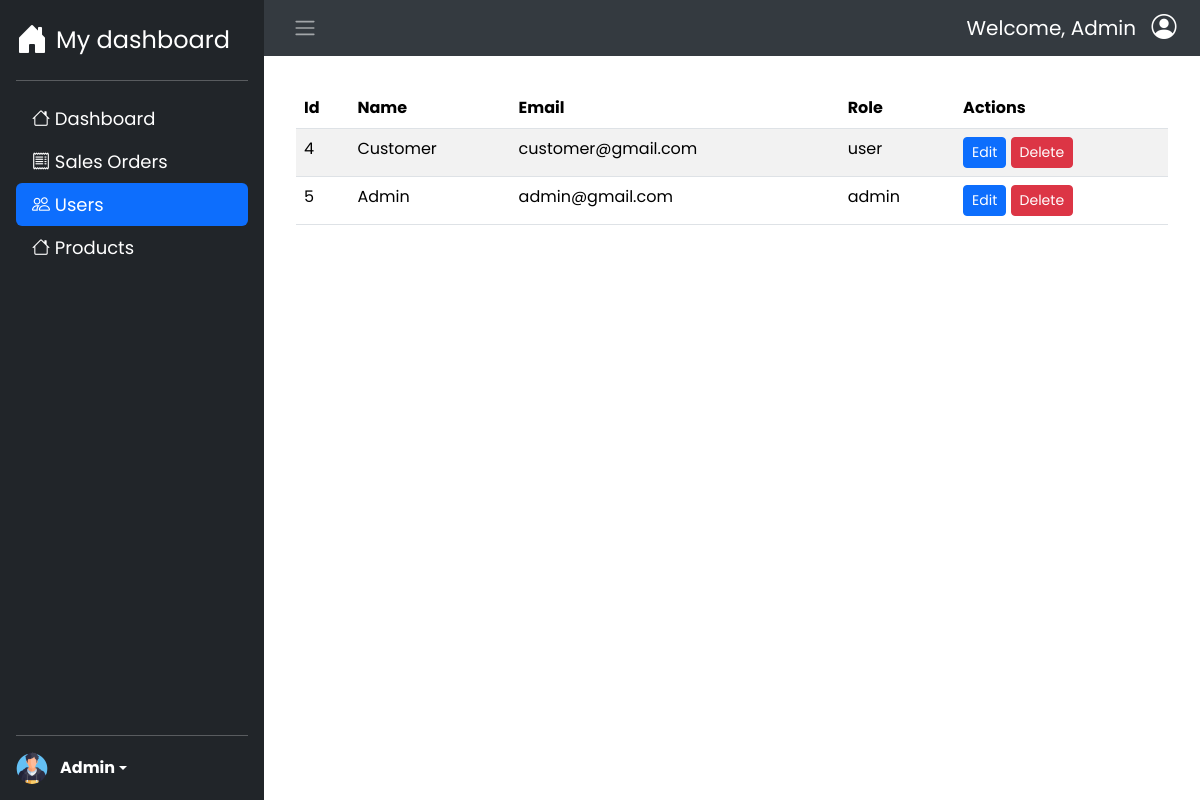
/pages/admin_page/users.php (signed in), run on the app's committed database.
### tables this page shows
CREATE TABLE `users` (
  `id` int(10) UNSIGNED NOT NULL,
  `name` varchar(255) NOT NULL,
  `email` varchar(255) NOT NULL,
  `password` varchar(255) NOT NULL,
  `role` enum('user','admin') NOT NULL
);

### pages/admin_page/users.php (the view, shortened to what this page needs)
<!DOCTYPE html>
<html lang="en">
<head>
    <link href="https://cdn.jsdelivr.net/npm/bootstrap@5.3.5/dist/css/bootstrap.min.css" rel="stylesheet">
    <link rel="stylesheet" href="https://cdn.jsdelivr.net/npm/bootstrap-icons@1.11.3/font/bootstrap-icons.min.css">
    <link rel="stylesheet" href="https://cdn.datatables.net/2.3.0/css/dataTables.bootstrap5.css">
    <link rel="stylesheet" href="../../assets/css/style.css">
</head>
<body>
    <div class="d-flex">
        <div class="sidebar d-flex flex-column flex-shrink p-3 text-white bg-dark">
            <div id="brand">
                <a href="dashboard.php" class="d-flex align-items-center mb-3 mb-md-0 me-md-auto text-white text-decoration-none">
                <i class="bi bi-house-door-fill fs-2 me-2"></i>
                <span class="fs-4">My dashboard</span>
                </a>
            </div>
            <hr>
            <ul class="nav nav-pills flex-column mb-auto" id="sidebar-nav">
                <li class="nav-item">
                    <a href="dashboard.php" class="nav-link">
                        <i class="bi bi-house"></i>
                        Dashboard
                    </a>
                </li>
                <li class="nav-item">
                    <a href="sales-orders.php" class="nav-link">
                        <i class="bi bi-receipt"></i>
                        Sales Orders
                    </a>
                </li>
                <li class="nav-item">
                    <a href="users.php" class="nav-link active">
                        <i class="bi bi-people"></i>
                        Users
                    </a>
                </li>
                <li class="nav-item">
                    <a href="products.php" class="nav-link">
                        <i class="bi bi-house"></i>
                        Products
                    </a>
                </li>
            </ul>
            <hr>
            <div class="dropdown d-flex flex-col">
                <img src="../../assets/img/default-profile-pic.png" alt="" width="32" height="32" class="rounded-circle me-2">
                <div class="p-1">
                    <a href="#" class="d-flex align-items-center text-white text-decoration-none dropdown-toggle rounded" id="dropdownUser1" data-bs-toggle="dropdown" aria-expanded="false">
                        <strong><?= $_SESSION['name']; ?></strong>
                    </a>
                </div>
            </div>
        </div>
        <div class="main-content">
            <nav class="navbar navbar-dark navbar-expand px-3" style="background-color: #343a40;">
                <button class="btn" id="sidebar-toggle" type="button">
                    <span class="navbar-toggler-icon"></span>
                </button>
                <div class="navbar-items d-flex ms-auto align-items-center">
                    <p id="welcome" class="me-2">Welcome, <?= $_SESSION['name'] ?></p>
                    <a id="navbar-profile" class="d-flex align-items-center justify-content-center" href="profile.php">
                        <i class="bi bi-person-circle text-white"></i>
                    </a>
                </div>
            </nav>
            <div class="content container-fluid p-3">
                <div class="p-3">
                    <table id="usersTable" class="table table-striped">
                        <thead>
                            <tr>
                                <th>Id</th>
                                <th>Name</th>
                                <th>Email</th>
                                <th>Role</th>
                                <th>Actions</th>
                            </tr>
                        </thead>
                        <tbody>
                        <?php
                            include('../../config/connectdb.php');
                            $sql = "SELECT * FROM users";
                            $result = $conn->query($sql);
                            if ($result->num_rows > 0) {
                                while ($row = $result->fetch_assoc()) {
                                    echo "  <tr>
                                                <td>" . htmlspecialchars($row['id']) . "</td>
                                                <td>" . htmlspecialchars($row['name']) . "</td>
                                                <td>" . htmlspecialchars($row['email']) . "</td>
                                                <td>" . htmlspecialchars($row['role']) . "</td>
                                                <td>
                                                    <a href='#'
                                                    class='btn btn-sm btn-primary edit-btn'
                                                    data-id='" . $row['id'] . "'
                                                    data-bs-toggle='modal'
                                                    data-bs-target='#editModal'>
                                                    Edit
                                                    </a>
                                                    <button
                                                        class='btn btn-sm btn-danger delete-btn'
                                                        data-id=" . $row['id'] . ">
                                                        Delete
                                                    </button>
                                                </td>
                                            </tr>";
                                }
                            }
                            else {
                                echo "<div class='alert alert-warning'>No data found.</div>";
                            }
                        ?>
                        </tbody>
                    </table>
                </div>
            </div>
        </div>
    </div>
</body>
</html>

### assets/css/style.css (style rules this page uses)
* { margin: 0; padding: 0; box-sizing: border-box; }
body { font-family: 'Poppins', sans-serif; min-height: 100vh; }
#sidebar-nav .nav-link { color: white !important; }
.sidebar { position: fixed; max-width: 264px; min-width: 264px; min-height: 100vh; background-color: #05004a; transition: all 0.35s ease-in-out; }
.nav-link { font-size: 18px; }
.main-content { width: 100%; margin-left: 264px; transition: all 0.35s ease-in-out; }
.navbar-expand { margin-left: auto; }
.navbar-items i { font-size: 25px; }
#navbar-profile { display: flex; align-items: center; justify-content: center; width: 40px; height: 40px; border-radius: 50%; text-decoration: none; }
#welcome { display: flex; align-items: center; color:white; margin-bottom: 0; font-size: 20px; cursor: default; }

### data on the page
users: id "4", name "Customer", email "customer@gmail.com", role "user"
users: id "5", name "Admin", email "admin@gmail.com", role "admin"

### other printed values
$_SESSION['name'] "Admin"
